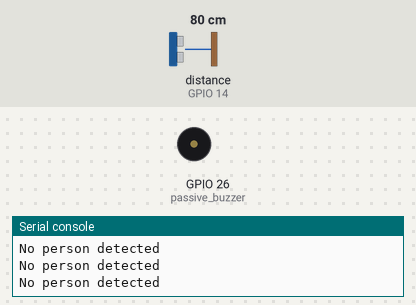
Recording of a program running on a simulated ESP32 board running MicroPython. Shown: buzzer (waves = sounding), the last lines printed to the serial console. Inputs (shaded band) come from the test bench; at power-on: distance to the obstacle (sensor on GPIO 14) 80 cm. Random numbers come from a fixed seed; library files of the repository ran but are not shown: hcsr04.py.

Above: at 1.2 s.
1.3 s: distance to the obstacle (sensor on GPIO 14) set to 22 cm
2.8 s: distance to the obstacle (sensor on GPIO 14) set to 18 cm
At 3.2 s:
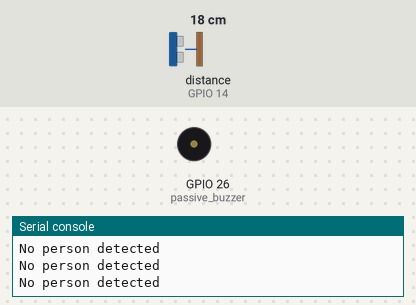
5.8 s: distance to the obstacle (sensor on GPIO 14) set to 35 cm
At 5.87 s:
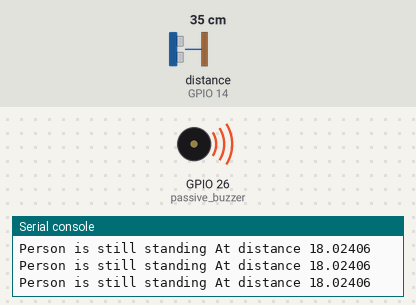
Timing chart, 0 to 8.8 s (numbered marks = the images above; inputs shaded):
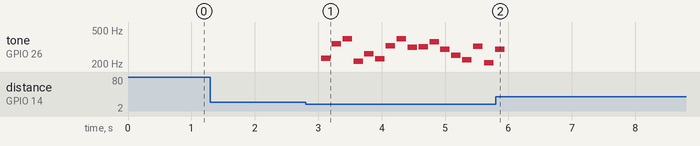

The program:

person_counter.py
```python
#Arthur and Rakai
from hcsr04 import HCSR04
from utime import sleep
from machine import Pin, PWM
import random

def beep(num):
    for loop in range(num):
        passive_buzzer = PWM(Pin(26, Pin.OUT), freq=random.randrange(200, 400), duty=512)
        sleep(0.15)
        passive_buzzer.deinit()
        sleep(0.02)


s1 = HCSR04(12, 14)

while True:

    dist_s1 = s1.distance_cm()
    print("No person detected")
    if dist_s1 < 20:
        beep(7)
        print("A Person detected","at distance:",dist_s1)

    while True:

        dist_s1 = s1.distance_cm()

        if dist_s1 < 20:
            beep(1)
            print("Person is still standing","At distance",dist_s1)
        else:
            break
    sleep(0.5)
```

Measured:
- after the input at 2.8 s, tone on GPIO 26 (passive_buzzer): plays 234 Hz for 0.15 s, 345 Hz for 0.15 s, 395 Hz for 0.15 s, 216 Hz for 0.15 s, 265 Hz for 0.15 s, 230 Hz for 0.15 s … (17 notes in this stretch), starting after 0.25 s
